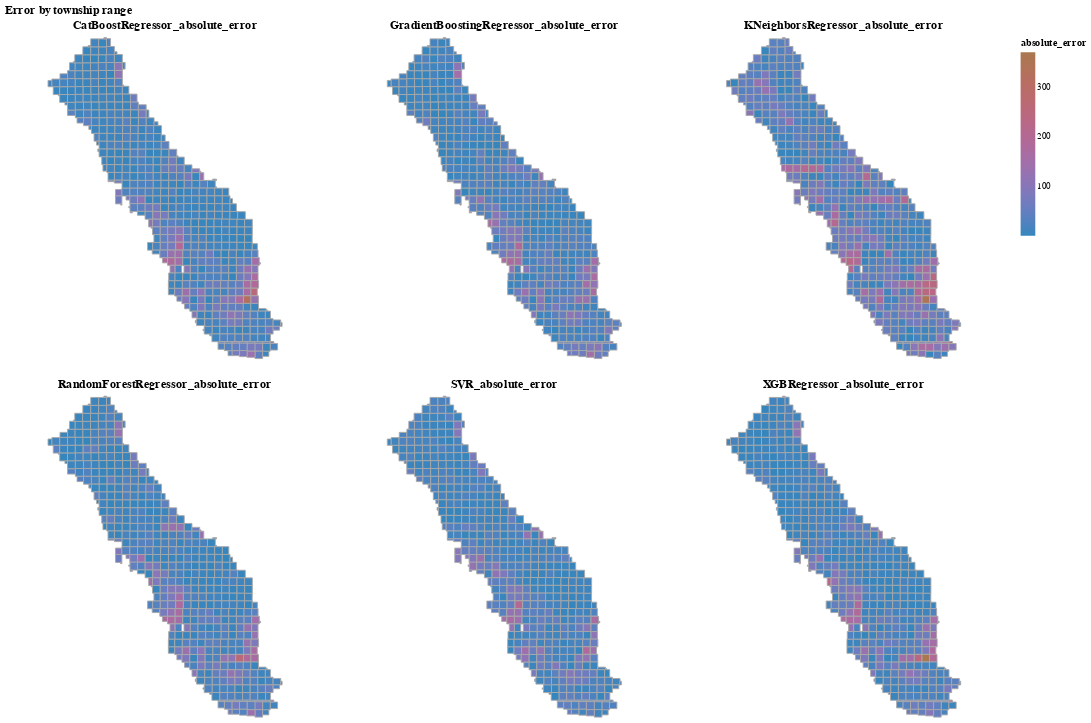

Notebook code for this chart:
### Markdown cell above
### Plotting the error by township range

### Code cell
township_range = TownshipRanges()
township_df = township_range.map_df
model_name_list = list( error_df['model_name'].unique())
errors_by_township_df, _ = chart_error_by_township(error_df, model_name_list, error_df.shape[0])
error_township_geo_df = township_df.merge(errors_by_township_df, how="inner", left_on='TOWNSHIP_RANGE', right_on='TOWNSHIP_RANGE')
view_trs_side_by_side(error_township_geo_df, feature= 'model_name', value = 'absolute_error', title = "Error by township range")

### Figure 1 — Vega-Lite specification as saved in the notebook (floating-point values rounded to 4 significant figures; data arrays with more than 128 entries replaced by an {"elided": "..."} marker saying what was removed)
{"config": {"view": {"continuousWidth": 400, "continuousHeight": 300}}, "concat": [{"data": {"name": "data-01118a1da58a8137dd1ccd6921adda2a"}, "mark": {"type": "geoshape", "stroke": "darkgray"}, "encoding": {"color": {"field": "absolute_error", "scale": {"range": ["#3586BD", "#A9784F"]}, "type": "quantitative"}, "tooltip": [{"field": "GSE_GWE_SHIFTED", "type": "quantitative"}, {"field": "TOWNSHIP_RANGE", "type": "nominal"}, {"field": "model_name", "type": "nominal"}, {"field": "absolute_error", "type": "quantitative"}]}, "height": 350, "title": "CatBoostRegressor_absolute_error", "width": 350}, {"data": {"name": "data-e59a550f988a4810c0ac82d8e8a5ac31"}, "mark": {"type": "geoshape", "stroke": "darkgray"}, "encoding": {"color": {"field": "absolute_error", "scale": {"range": ["#3586BD", "#A9784F"]}, "type": "quantitative"}, "tooltip": [{"field": "GSE_GWE_SHIFTED", "type": "quantitative"}, {"field": "TOWNSHIP_RANGE", "type": "nominal"}, {"field": "model_name", "type": "nominal"}, {"field": "absolute_error", "type": "quantitative"}]}, "height": 350, "title": "GradientBoostingRegressor_absolute_error", "width": 350}, {"data": {"name": "data-9f80f53088a322743e6ad4745b05d324"}, "mark": {"type": "geoshape", "stroke": "darkgray"}, "encoding": {"color": {"field": "absolute_error", "scale": {"range": ["#3586BD", "#A9784F"]}, "type": "quantitative"}, "tooltip": [{"field": "GSE_GWE_SHIFTED", "type": "quantitative"}, {"field": "TOWNSHIP_RANGE", "type": "nominal"}, {"field": "model_name", "type": "nominal"}, {"field": "absolute_error", "type": "quantitative"}]}, "height": 350, "title": "KNeighborsRegressor_absolute_error", "width": 350}, {"data": {"name": "data-369b0a3a221e8720d691829f5e90f38b"}, "mark": {"type": "geoshape", "stroke": "darkgray"}, "encoding": {"color": {"field": "absolute_error", "scale": {"range": ["#3586BD", "#A9784F"]}, "type": "quantitative"}, "tooltip": [{"field": "GSE_GWE_SHIFTED", "type": "quantitative"}, {"field": "TOWNSHIP_RANGE", "type": "nominal"}, {"field": "model_name", "type": "nominal"}, {"field": "absolute_error", "type": "quantitative"}]}, "height": 350, "title": "RandomForestRegressor_absolute_error", "width": 350}, {"data": {"name": "data-667caa9702c62f4c73df71509d410388"}, "mark": {"type": "geoshape", "stroke": "darkgray"}, "encoding": {"color": {"field": "absolute_error", "scale": {"range": ["#3586BD", "#A9784F"]}, "type": "quantitative"}, "tooltip": [{"field": "GSE_GWE_SHIFTED", "type": "quantitative"}, {"field": "TOWNSHIP_RANGE", "type": "nominal"}, {"field": "model_name", "type": "nominal"}, {"field": "absolute_error", "type": "quantitative"}]}, "height": 350, "title": "SVR_absolute_error", "width": 350}, {"data": {"name": "data-6fcf88064ea84389011fe54c13ac8648"}, "mark": {"type": "geoshape", "stroke": "darkgray"}, "encoding": {"color": {"field": "absolute_error", "scale": {"range": ["#3586BD", "#A9784F"]}, "type": "quantitative"}, "tooltip": [{"field": "GSE_GWE_SHIFTED", "type": "quantitative"}, {"field": "TOWNSHIP_RANGE", "type": "nominal"}, {"field": "model_name", "type": "nominal"}, {"field": "absolute_error", "type": "quantitative"}]}, "height": 350, "title": "XGBRegressor_absolute_error", "width": 350}], "columns": 3, "title": "Error by township range", "$schema": "https://vega.github.io/schema/vega-lite/v4.17.0.json", "datasets": {"data-01118a1da58a8137dd1ccd6921adda2a": {"elided": "478 records"}, "data-e59a550f988a4810c0ac82d8e8a5ac31": {"elided": "478 records"}, "data-9f80f53088a322743e6ad4745b05d324": {"elided": "478 records"}, "data-369b0a3a221e8720d691829f5e90f38b": {"elided": "478 records"}, "data-667caa9702c62f4c73df71509d410388": {"elided": "478 records"}, "data-6fcf88064ea84389011fe54c13ac8648": {"elided": "478 records"}}}
